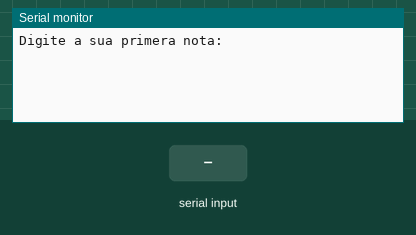
Bench run of a sketch on a simulated Arduino Uno, built with avr-gcc and run on an emulated ATmega328P. Parts: the last lines printed to the serial monitor. Inputs (shaded band) come from the test bench.

Above: at 1.2 s.
1.3 s: "90,45,200\n" received over Serial
At 2.63 s:
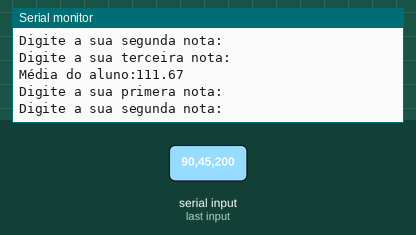
2.8 s: "30,150,10\n" received over Serial
At 5.1 s:
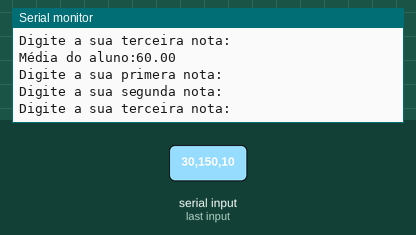

Measured:
- after the input at 1.3 s, the serial monitor: prints a new line at once (image 1)
- after the input at 2.8 s, the serial monitor: prints a new line at once (image 2)

The sketch:

02-Exer1.ino
```cpp
float n1,n2,n3;
/*
 * Calcular média do aluno
 * Nome: Claubert Felisberto Colonetti
 * Turma: 2005
 */
void setup() {
Serial.begin(9600);
}

void loop() {
Serial.println("Digite a sua primera nota:");
while(!Serial.available());
n1 = Serial.parseFloat();
Serial.println("Digite a sua segunda nota:");
while(!Serial.available());
n2 = Serial.parseFloat();
Serial.println("Digite a sua terceira nota:");
while(!Serial.available());
n3 = Serial.parseFloat();

float media = (n1+n2+n3)/3;
Serial.println("Média do aluno:" + String(media));
}
```
